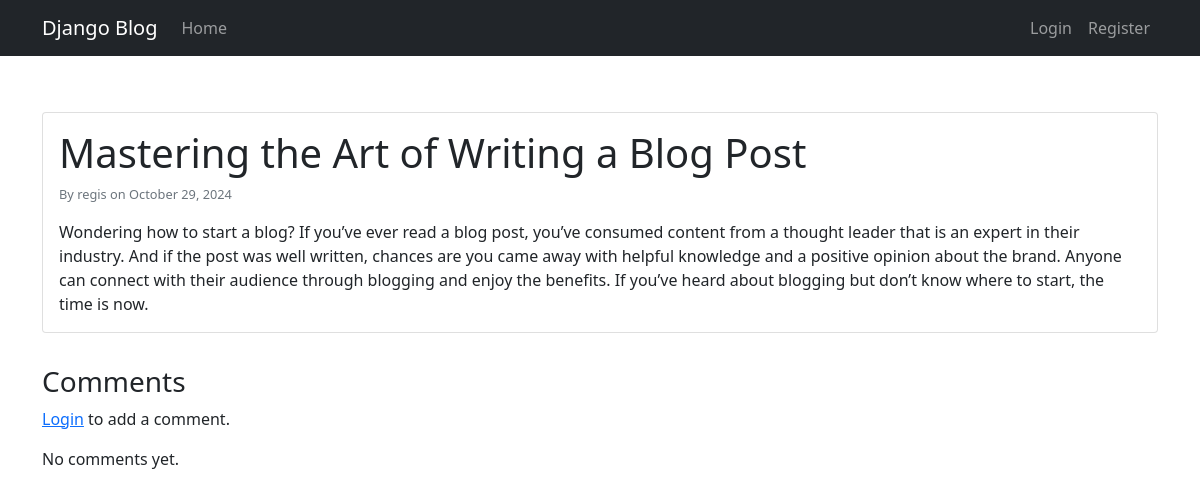
The app's page /post/1/ with its own data.
### blog/models.py (models this page shows, shortened)
class Post(models.Model):
    title = models.CharField(max_length=200)
    content = models.TextField()
    date_posted = models.DateTimeField(default=timezone.now)
    author = models.ForeignKey(User, on_delete=models.CASCADE)

### blog/views.py (the view)
# urls.py: path("post/<int:pk>/", PostDetailView.as_view(), name="post-detail"),
class PostDetailView(DetailView):
    model = Post
    template_name = 'blog/post_detail.html'
    def get_context_data(self, **kwargs):
        context = super().get_context_data(**kwargs)
        context['comment_form'] = CommentForm()
        return context

### blog/templates/blog/post_detail.html (shortened to what this page needs)
{% extends "blog/base.html" %}
{% block content %}
    <article class="card mb-4">
        <div class="card-body">
            <h1 class="card-title">{{ post.title }}</h1>
            <div class="post-metadata mb-3">
                By {{ post.author.username }} on {{ post.date_posted|date:"F d, Y" }}
            </div>
            <p class="card-text">{{ post.content }}</p>
        </div>
    </article>
    <div class="comment-section">
        <h3>Comments</h3>
        {% if user.is_authenticated %}
            <form method="POST" action="{% url 'add-comment' post.pk %}" class="mb-4">
                {% csrf_token %}
                {{ comment_form.as_p }}
                <button type="submit" class="btn btn-primary">Add Comment</button>
            </form>
        {% else %}
            <p><a href="{% url 'login' %}">Login</a> to add a comment.</p>
        {% endif %}
        {% for comment in post.comments.all %}
            <div class="card mb-2">
                <div class="card-body">
                    <div class="post-metadata mb-2">
                        {{ comment.author.username }} - {{ comment.date_posted|date:"F d, Y" }}
                        {% if comment.author == user %}
                            <a href="{% url 'delete-comment' comment.pk %}"
                               class="float-end btn btn-sm btn-outline-danger"
                               onclick="return confirm('Are you sure you want to delete this comment?');">
                                Delete
                            </a>
                        {% endif %}
                    </div>
                    {{ comment.content }}
                </div>
            </div>
        {% empty %}
            <p>No comments yet.</p>
        {% endfor %}
    </div>
{% endblock %}

### blog/templates/blog/base.html (style rules this page uses)
body { padding-top: 5rem; }
.post-metadata { font-size: 0.8rem; color: #6c757d; }
.comment-section { margin-top: 2rem; }

### records on screen
Post: title "Mastering the Art of Writing a Blog Post", author.username "regis", date_posted "October 29, 2024", content "Wondering how to start a blog? If you’ve ever read a blog post, you’ve consumed content from a thought leader that is an expert in their industry. And if the post was well written, chances are you came away with helpful knowledge and a positive opinion about the brand. Anyone can connect with their audience through blogging and enjoy the benefits. If you’ve heard about blogging but don’t know where to start, the time is now."
